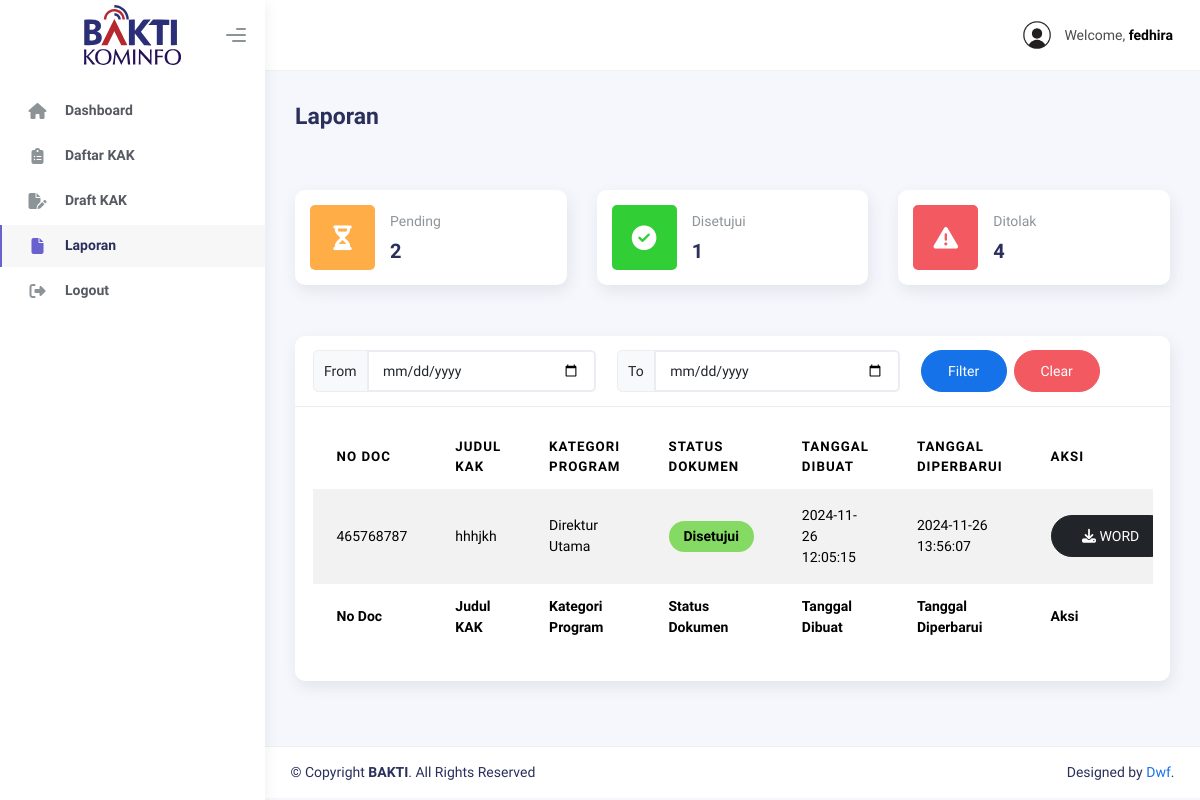
/views/user/laporan.php (signed in), run on an earlier commit of the app's database.
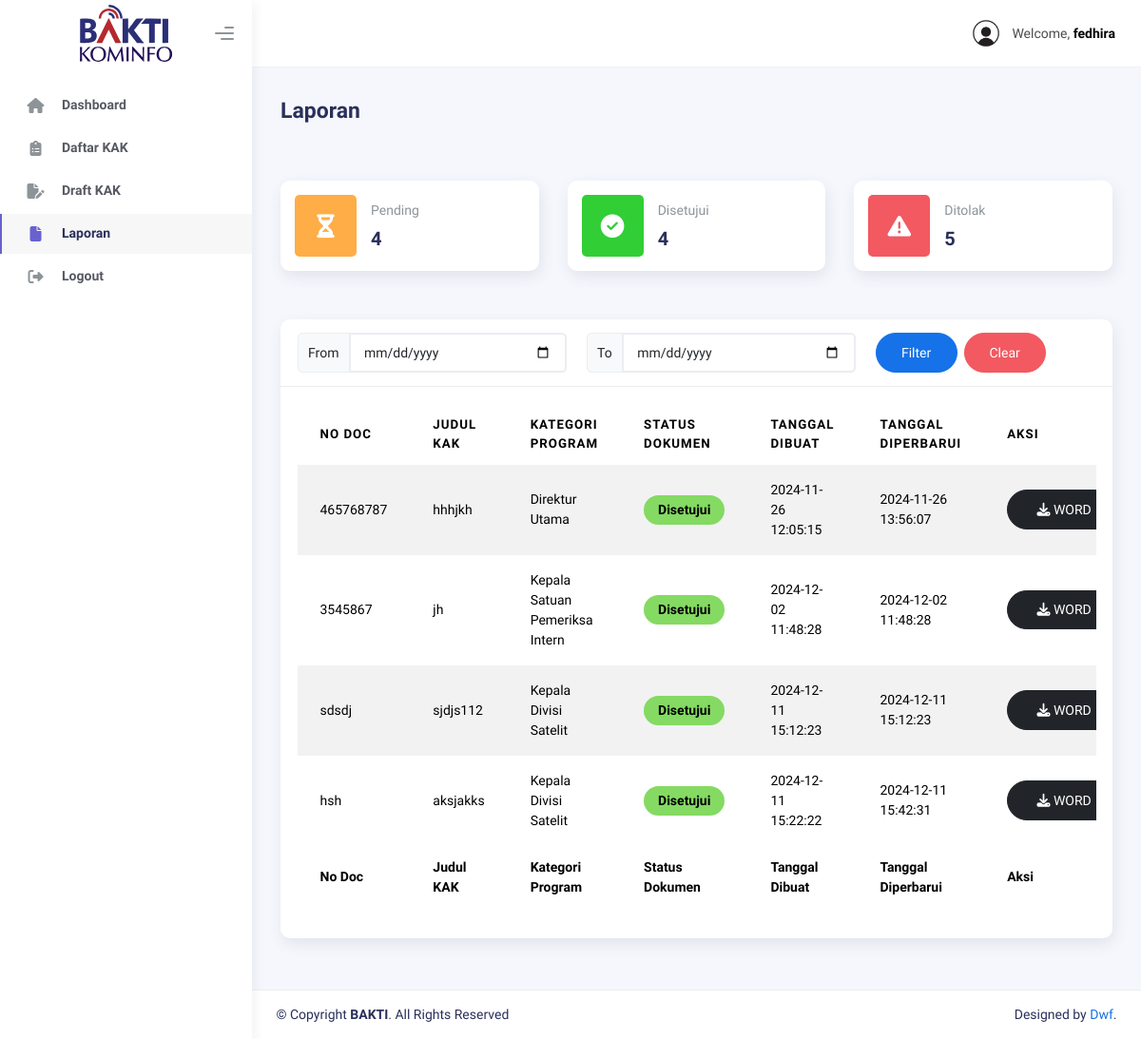
And on a later commit of the database.
### tables this page shows
CREATE TABLE `kak` (
  `kak_id` int(11) NOT NULL,
  `user_id` int(11) NOT NULL,
  `kategori_id` int(11) NOT NULL,
  `no_doc_mak` varchar(100) NOT NULL,
  `judul` varchar(255) NOT NULL,
  `status` enum('pending','disetujui','ditolak','draft') NOT NULL,
  `indikator` text NOT NULL,
  `satuan_ukur` text NOT NULL,
  `volume` text NOT NULL,
  `latar_belakang` text NOT NULL,
  `dasar_hukum` text NOT NULL,
  `gambaran_umum` text NOT NULL,
  `tujuan` text NOT NULL,
  `target_sasaran` text NOT NULL,
  `unit_kerja` text NOT NULL,
  `ruang_lingkup` text NOT NULL,
  `produk_jasa_dihasilkan` text NOT NULL,
  `waktu_pelaksanaan` text NOT NULL,
  `tenaga_ahli_terampil` text NOT NULL,
  `peralatan` text NOT NULL,
  `metode_kerja` text NOT NULL,
  `manajemen_resiko` text NOT NULL,
  `laporan_pengajuan_pekerjaan` text NOT NULL,
  `sumber_dana_prakiraan_biaya` text NOT NULL,
  `penutup` text NOT NULL,
  `lampiran` varchar(150) NOT NULL,
  `created_at` datetime NOT NULL,
  `updated_at` datetime NOT NULL
);

CREATE TABLE `kategori_program` (
  `kategori_id` int(11) NOT NULL,
  `nama_divisi` char(100) NOT NULL,
  `status` enum('plt','definitif') NOT NULL
);

### controllers/UserController.php (called while the page is built, shortened)
<?php
require __DIR__ . '/../database/config.php';
$user_id = $_SESSION['user_id'];
$user_role = $_SESSION['role'];
if ($user_role == 'user') {
    $sql_pending = "
        SELECT COUNT(*) AS total_pending
        FROM kak
        WHERE kak.status = 'pending' AND kak.user_id = '$user_id'
    ";
    $sql_disetujui = "
        SELECT COUNT(*) AS total_disetujui
        FROM kak
        WHERE kak.status = 'disetujui' AND kak.user_id = '$user_id'
    ";
    $sql_ditolak = "
        SELECT COUNT(*) AS total_ditolak
        FROM kak
        WHERE kak.status = 'ditolak' AND kak.user_id = '$user_id'
    ";
}
$result_pending = $koneksi->query($sql_pending);
$result_disetujui = $koneksi->query($sql_disetujui);
$result_ditolak = $koneksi->query($sql_ditolak);
$total_pending = $result_pending->fetch_assoc()['total_pending'] ?? 0;
$total_disetujui = $result_disetujui->fetch_assoc()['total_disetujui'] ?? 0;
$total_ditolak = $result_ditolak->fetch_assoc()['total_ditolak'] ?? 0;

### views/user/laporan.php (the view, shortened to what the changed rows need)
<?php
require '../../database/config.php';
require '../../controllers/UserController.php';
require '../../controllers/DaftarController.php';
$user_id = $_SESSION['user_id'];
?>
<!DOCTYPE html>
<html lang="en">
<head>
  <link rel="stylesheet" href="../../assets/css/style.css">
  <link rel="stylesheet" href="https://cdn.jsdelivr.net/npm/sweetalert2@11/dist/sweetalert2.min.css">
  <link rel="stylesheet" href="https://cdnjs.cloudflare.com/ajax/libs/font-awesome/6.6.0/css/all.min.css">
  <link rel="stylesheet" href="../../assets/css/bootstrap.min.css" />
  <link rel="stylesheet" href="../../assets/css/plugins.min.css" />
  <link rel="stylesheet" href="../../assets/css/kaiadmin.min.css" />
  <link rel="stylesheet" href="../../assets/css/demo.css" />
</head>
<body>
  <div class="wrapper">
    <div class="main-panel">
      <div class="container">
        <div class="page-inner">
          <div class="row mt-4">
            <div class="col-sm-4 col-md-4">
              <div class="card card-stats card-round">
                <div class="card-body">
                  <div class="row align-items-center">
                    <div class="col col-stats ms-3 ms-sm-0">
                      <div class="numbers">
                        <p class="card-category">Pending</p>
                        <h4 class="card-title"><?php echo $total_pending; ?></h4>
                      </div>
                    </div>
                  </div>
                </div>
              </div>
            </div>
            <div class="col-sm-4 col-md-4">
              <div class="card card-stats card-round">
                <div class="card-body">
                  <div class="row align-items-center">
                    <div class="col col-stats ms-3 ms-sm-0">
                      <div class="numbers">
                        <p class="card-category">Disetujui</p>
                        <h4 class="card-title"><?php echo $total_disetujui; ?></h4>
                      </div>
                    </div>
                  </div>
                </div>
              </div>
            </div>
            <div class="col-sm-4 col-md-4">
              <div class="card card-stats card-round">
                <div class="card-body">
                  <div class="row align-items-center">
                    <div class="col col-stats ms-3 ms-sm-0">
                      <div class="numbers">
                        <p class="card-category">Ditolak</p>
                        <h4 class="card-title"><?php echo $total_ditolak; ?></h4>
                      </div>
                    </div>
                  </div>
                </div>
              </div>
            </div>
          </div>
          <div class="col-md-12 mt-4">
            <div class="card">
              <div class="card-body">
                <?php
                $query = "
SELECT
    kak.kak_id,
    kak.no_doc_mak,
    kak.judul,
    kategori_program.nama_divisi AS kategori_program,
    kak.status,
    kak.created_at AS tanggal_dibuat,
    kak.updated_at AS tanggal_diperbarui
FROM
    kak
LEFT JOIN
    kategori_program
ON
    kak.kategori_id = kategori_program.kategori_id
WHERE
    kak.status = 'disetujui'
    AND kak.user_id = '$user_id'
";
                $result = mysqli_query($koneksi, $query);
                ?>
                <div class="table-responsive">
                  <table id="add-row" class="display table table-striped table-hover">
                    <thead>
                      <tr>
                        <th>No Doc</th>
                        <th>Judul KAK</th>
                        <th>Kategori Program</th>
                        <th>Status Dokumen</th>
                        <th>Tanggal Dibuat</th>
                        <th>Tanggal Diperbarui</th>
                        <th style="width: 10%">Aksi</th>
                      </tr>
                    </thead>
                    <tfoot>
                      <tr>
                        <th>No Doc</th>
                        <th>Judul KAK</th>
                        <th>Kategori Program</th>
                        <th>Status Dokumen</th>
                        <th>Tanggal Dibuat</th>
                        <th>Tanggal Diperbarui</th>
                        <th>Aksi</th>
                      </tr>
                    </tfoot>
                    <tbody>
                      <?php
                      if (mysqli_num_rows($result) > 0) {
                        while ($row = mysqli_fetch_assoc($result)) {
                          $statusClass = 'status-disetujui';
                          $kak_id = htmlspecialchars($row['kak_id']);
                          echo "<tr>
                  <td>{$row['no_doc_mak']}</td>
                  <td>{$row['judul']}</td>
                  <td>{$row['kategori_program']}</td>
                  <td><span class='status {$statusClass}'>" . ucfirst($row['status']) . "</span></td>
                  <td>{$row['tanggal_dibuat']}</td>
                  <td>{$row['tanggal_diperbarui']}</td>
                  <td>
                      <div class='form-button-action button-group d-inline-flex'>
                          <a href='../../controllers/generate_word.php?kak_id=$kak_id' class='btn btn-dark btn-round me-2' style='width: 120px;'><i class='fas fa-download'></i> WORD</a>
                           <a href='../../controllers/generate_pdf.php?kak_id=$kak_id' target='blank' class='btn btn-dark btn-round me-2' style='width: 100px;'>
                              <i class='fa fa-download'></i> PDF
                          </a>
                      </div>
                  </td>
              </tr>";
                        }
                      } else {
                        echo "<tr><td colspan='7' class='text-center'>Tidak ada laporan dengan status <strong>Disetujui</strong> yang ditemukan.</td></tr>";
                      }
                      ?>
                    </tbody>
                  </table>
                </div>
              </div>
            </div>
          </div>
        </div>
      </div>
    </div>
  </div>
</body>
</html>
</body>
</html>

What changed in the data, as far as the page shows it:
now on this page (row edited): kak: no_doc_mak "3545867", judul "jh", kategori.nama_divisi "Kepala Satuan Pemeriksa Intern", status "Disetujui", created_at "2024-12-02 11:48:28", updated_at "2024-12-02 11:48:28"
added kak: no_doc_mak "sdsdj", judul "sjdjs112", kategori.nama_divisi "Kepala Divisi Satelit", status "Disetujui", created_at "2024-12-11 15:12:23", updated_at "2024-12-11 15:12:23"
added kak: no_doc_mak "hsh", judul "aksjakks", kategori.nama_divisi "Kepala Divisi Satelit", status "Disetujui", created_at "2024-12-11 15:22:22", updated_at "2024-12-11 15:42:31"
Also different on the page:
$total_pending: "2" → "4"
$total_disetujui: "1" → "4"
$total_ditolak: "4" → "5"
